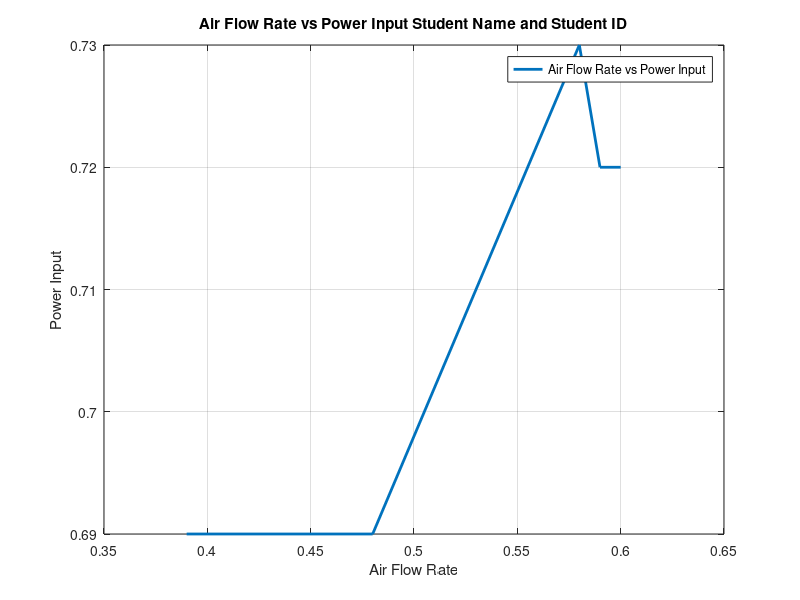

MATLAB code for this plot:
% Thermodynmaics Lab 
% Student Name: "Enter Your Student Name"
% Student ID: "Enter Your Student ID"
% Lab 01: To Analyse the variation in flow rate with overall Pressure ratio

% Graphs
% Draw a Graph between the Air Flow Rate and Power Input
% Given Data
Air_Flow_Rate = [0.39, 0.48, 0.58, 0.59, 0.60];
Power_Input = [0.69, 0.69, 0.73, 0.72, 0.72];

% Plotting 
plot(Air_Flow_Rate, Power_Input, 'Linewidth', 2);

% Cutomization
xlabel ('Air Flow Rate');
ylabel ('Power Input');
title ('Air Flow Rate vs Power Input Student Name and Student ID')
legend ('Air Flow Rate vs Power Input');
grid on;
